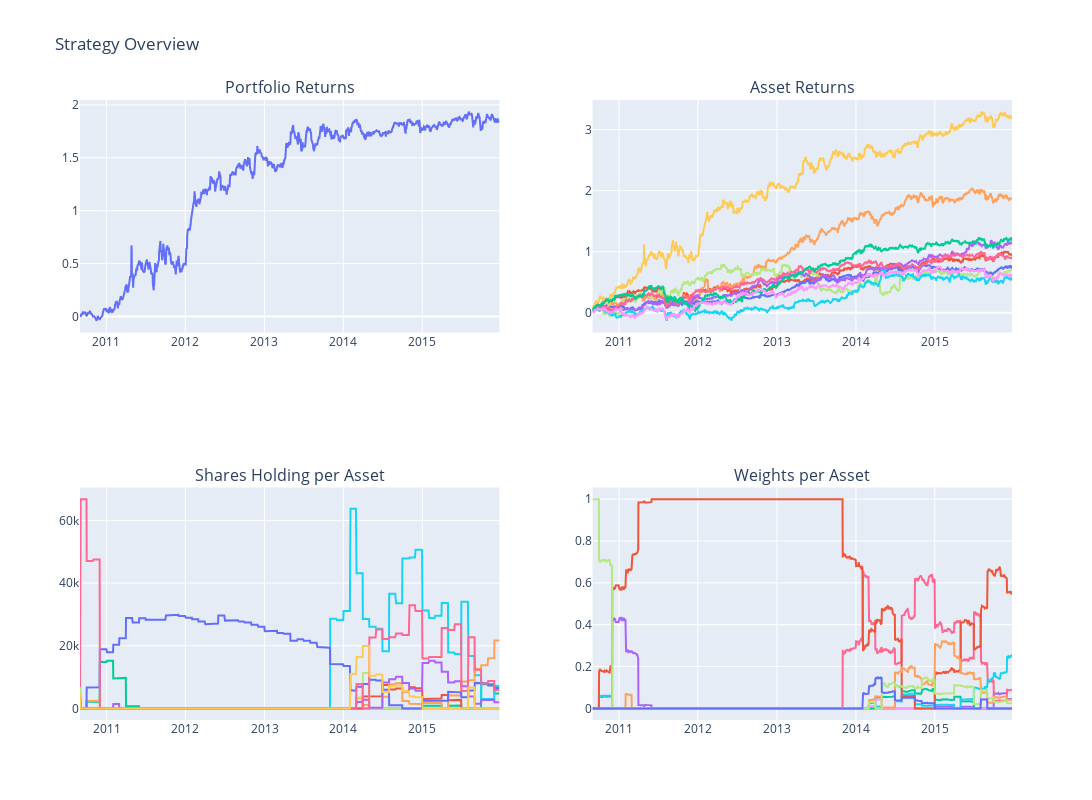

Notebook cell for this chart:
### Code cell
import plotly.graph_objs as go
from plotly.subplots import make_subplots

# Create subplot layout
fig = make_subplots(rows=2, cols=2, subplot_titles=('Portfolio Returns', 'Asset Returns', 'Shares Holding per Asset', 'Weights per Asset'))

# Add traces to the subplots
fig.add_trace(go.Scatter(x=stock_data.index, y=stock_data['Portfolio_Value_rets'].cumsum(), name='Portfolio'), row=1, col=1)

for s in stocks:
    fig.add_trace(go.Scatter(x=stock_data.index, y=stock_data[f'{s}_rets'].cumsum(), name=f'{s}'), row=1, col=2)
    fig.add_trace(go.Scatter(x=shares_df.index, y=shares_df[f'{s}_shares'], name=f'{s}'), row=2, col=1)
    fig.add_trace(go.Scatter(x=stock_data.index, y=stock_data[f'{s}_weight'], name=f'{s}'), row=2, col=2)

# Update subplot layout
fig.update_layout(height=800, width=1200, title='Strategy Overview', showlegend=False)

# Display the plot
fig.show()

### Figure 1 — Plotly figure (JSON) as saved in the notebook; plotly's stock layout.template omitted (floating-point values rounded to 4 significant figures; data arrays with more than 128 entries replaced by an {"elided": "..."} marker saying what was removed)
{"data": [{"name": "Portfolio", "type": "scatter", "x": {"elided": "1339 str values"}, "xaxis": "x", "y": {"elided": "1339 float values"}, "yaxis": "y"}, {"name": "DHR", "type": "scatter", "x": {"elided": "1339 str values"}, "xaxis": "x2", "y": {"elided": "1339 float values"}, "yaxis": "y2"}, {"name": "DHR", "type": "scatter", "x": {"elided": "1340 str values"}, "xaxis": "x3", "y": {"elided": "1340 int values"}, "yaxis": "y3"}, {"name": "DHR", "type": "scatter", "x": {"elided": "1339 str values"}, "xaxis": "x4", "y": {"elided": "1339 float values"}, "yaxis": "y4"}, {"name": "GILD", "type": "scatter", "x": {"elided": "1339 str values"}, "xaxis": "x2", "y": {"elided": "1339 float values"}, "yaxis": "y2"}, {"name": "GILD", "type": "scatter", "x": {"elided": "1340 str values"}, "xaxis": "x3", "y": {"elided": "1340 int values"}, "yaxis": "y3"}, {"name": "GILD", "type": "scatter", "x": {"elided": "1339 str values"}, "xaxis": "x4", "y": {"elided": "1339 float values"}, "yaxis": "y4"}, {"name": "ISRG", "type": "scatter", "x": {"elided": "1339 str values"}, "xaxis": "x2", "y": {"elided": "1339 float values"}, "yaxis": "y2"}, {"name": "ISRG", "type": "scatter", "x": {"elided": "1340 str values"}, "xaxis": "x3", "y": {"elided": "1340 int values"}, "yaxis": "y3"}, {"name": "ISRG", "type": "scatter", "x": {"elided": "1339 str values"}, "xaxis": "x4", "y": {"elided": "1339 int values"}, "yaxis": "y4"}, {"name": "JNJ", "type": "scatter", "x": {"elided": "1339 str values"}, "xaxis": "x2", "y": {"elided": "1339 float values"}, "yaxis": "y2"}, {"name": "JNJ", "type": "scatter", "x": {"elided": "1340 str values"}, "xaxis": "x3", "y": {"elided": "1340 int values"}, "yaxis": "y3"}, {"name": "JNJ", "type": "scatter", "x": {"elided": "1339 str values"}, "xaxis": "x4", "y": {"elided": "1339 float values"}, "yaxis": "y4"}, {"name": "LLY", "type": "scatter", "x": {"elided": "1339 str values"}, "xaxis": "x2", "y": {"elided": "1339 float values"}, "yaxis": "y2"}, {"name": "LLY", "type": "scatter", "x": {"elided": "1340 str values"}, "xaxis": "x3", "y": {"elided": "1340 int values"}, "yaxis": "y3"}, {"name": "LLY", "type": "scatter", "x": {"elided": "1339 str values"}, "xaxis": "x4", "y": {"elided": "1339 float values"}, "yaxis": "y4"}, {"name": "PFE", "type": "scatter", "x": {"elided": "1339 str values"}, "xaxis": "x2", "y": {"elided": "1339 float values"}, "yaxis": "y2"}, {"name": "PFE", "type": "scatter", "x": {"elided": "1340 str values"}, "xaxis": "x3", "y": {"elided": "1340 int values"}, "yaxis": "y3"}, {"name": "PFE", "type": "scatter", "x": {"elided": "1339 str values"}, "xaxis": "x4", "y": {"elided": "1339 float values"}, "yaxis": "y4"}, {"name": "REGN", "type": "scatter", "x": {"elided": "1339 str values"}, "xaxis": "x2", "y": {"elided": "1339 float values"}, "yaxis": "y2"}, {"name": "REGN", "type": "scatter", "x": {"elided": "1340 str values"}, "xaxis": "x3", "y": {"elided": "1340 int values"}, "yaxis": "y3"}, {"name": "REGN", "type": "scatter", "x": {"elided": "1339 str values"}, "xaxis": "x4", "y": {"elided": "1339 float values"}, "yaxis": "y4"}, {"name": "TMO", "type": "scatter", "x": {"elided": "1339 str values"}, "xaxis": "x2", "y": {"elided": "1339 float values"}, "yaxis": "y2"}, {"name": "TMO", "type": "scatter", "x": {"elided": "1340 str values"}, "xaxis": "x3", "y": {"elided": "1340 int values"}, "yaxis": "y3"}, {"name": "TMO", "type": "scatter", "x": {"elided": "1339 str values"}, "xaxis": "x4", "y": {"elided": "1339 float values"}, "yaxis": "y4"}, {"name": "AZN", "type": "scatter", "x": {"elided": "1339 str values"}, "xaxis": "x2", "y": {"elided": "1339 float values"}, "yaxis": "y2"}, {"name": "AZN", "type": "scatter", "x": {"elided": "1340 str values"}, "xaxis": "x3", "y": {"elided": "1340 int values"}, "yaxis": "y3"}, {"name": "AZN", "type": "scatter", "x": {"elided": "1339 str values"}, "xaxis": "x4", "y": {"elided": "1339 float values"}, "yaxis": "y4"}, {"name": "MRK", "type": "scatter", "x": {"elided": "1339 str values"}, "xaxis": "x2", "y": {"elided": "1339 float values"}, "yaxis": "y2"}, {"name": "MRK", "type": "scatter", "x": {"elided": "1340 str values"}, "xaxis": "x3", "y": {"elided": "1340 int values"}, "yaxis": "y3"}, {"name": "MRK", "type": "scatter", "x": {"elided": "1339 str values"}, "xaxis": "x4", "y": {"elided": "1339 float values"}, "yaxis": "y4"}], "layout": {"annotations": [{"font": {"size": 16}, "showarrow": false, "text": "Portfolio Returns", "x": 0.225, "xanchor": "center", "xref": "paper", "y": 1, "yanchor": "bottom", "yref": "paper"}, {"font": {"size": 16}, "showarrow": false, "text": "Asset Returns", "x": 0.775, "xanchor": "center", "xref": "paper", "y": 1, "yanchor": "bottom", "yref": "paper"}, {"font": {"size": 16}, "showarrow": false, "text": "Shares Holding per Asset", "x": 0.225, "xanchor": "center", "xref": "paper", "y": 0.375, "yanchor": "bottom", "yref": "paper"}, {"font": {"size": 16}, "showarrow": false, "text": "Weights per Asset", "x": 0.775, "xanchor": "center", "xref": "paper", "y": 0.375, "yanchor": "bottom", "yref": "paper"}], "height": 800, "showlegend": false, "title": {"text": "Strategy Overview"}, "width": 1200, "xaxis": {"anchor": "y", "domain": [0, 0.45]}, "xaxis2": {"anchor": "y2", "domain": [0.55, 1]}, "xaxis3": {"anchor": "y3", "domain": [0, 0.45]}, "xaxis4": {"anchor": "y4", "domain": [0.55, 1]}, "yaxis": {"anchor": "x", "domain": [0.625, 1]}, "yaxis2": {"anchor": "x2", "domain": [0.625, 1]}, "yaxis3": {"anchor": "x3", "domain": [0, 0.375]}, "yaxis4": {"anchor": "x4", "domain": [0, 0.375]}}}
